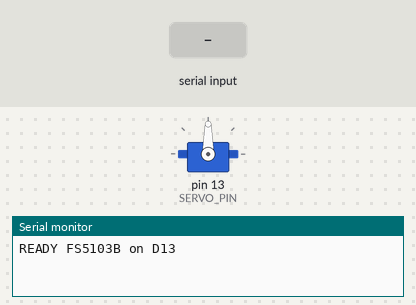
Simulated run of this sketch. Board: Arduino Uno, built with avr-gcc and run on an emulated ATmega328P. Shown: servo, the last lines printed to the serial monitor. The inputs (shaded band) are chosen by the test bench.

Above: at 1.2 s.
1.3 s: "p90\n" received over Serial
At 2.5 s:
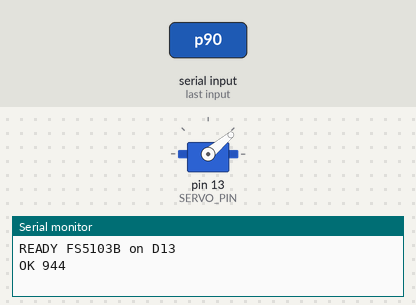
2.8 s: "p1500\n" received over Serial
At 3.6 s:
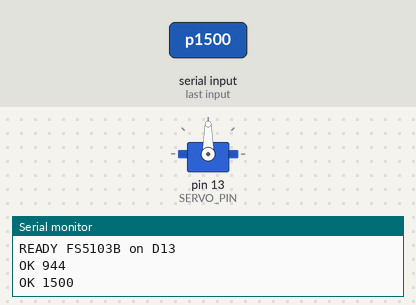
4.3 s: "P90\n" received over Serial
At 4.8 s:
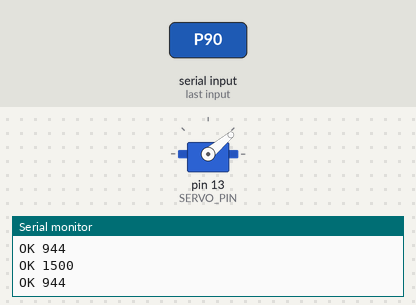
Timing chart, 0 to 7.3 s (numbered marks = the images above; inputs shaded):
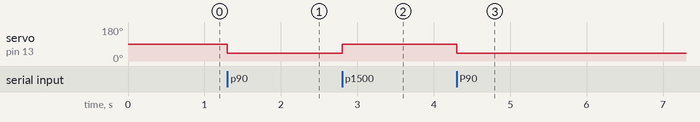

Measured:
- after the input at 1.3 s, servo on pin 13 (SERVO_PIN): 90° → 40° at once
- after the input at 2.8 s, servo on pin 13 (SERVO_PIN): 40° → 90° at once
- after the input at 4.3 s, servo on pin 13 (SERVO_PIN): 90° → 40° at once

The sketch:

servo_fs5103b.ino
```cpp
// FS5103B サーボをシリアルコマンドで制御する (Arduino Uno, 信号線 = D13)
//
// シリアル: 115200bps, 改行区切り
//   <数値>      角度[deg] (0-180) を指定      例: "90"
//   p<数値>     パルス幅[us] (500-2500) を直接指定  例: "p1500"
//   ?           現在のパルス幅を返す
// 応答: "OK <パルス幅us>" / "ERR <理由>"

#include <Servo.h>

// === Steering settings ===
const uint8_t SERVO_PIN = 13;
const int PULSE_MIN_US = 500;   // FS5103B: 500us = 0deg
const int PULSE_MAX_US = 2500;  //          2500us = 180deg
const int INIT_ANGLE = 90;

const int ANGLE_MIN = 40;
const int ANGLE_MAX = 130;
// 40° → 944us, 130° → 1944us
const int LIMIT_MIN_US = PULSE_MIN_US + (long)(PULSE_MAX_US - PULSE_MIN_US) * ANGLE_MIN / 180;
const int LIMIT_MAX_US = PULSE_MIN_US + (long)(PULSE_MAX_US - PULSE_MIN_US) * ANGLE_MAX / 180;


Servo servo;
String line;

void writePulse(int us) {
  us = constrain(us, LIMIT_MIN_US, LIMIT_MAX_US);
  servo.writeMicroseconds(us);
  Serial.print("OK ");
  Serial.println(us);
}

void handle(String cmd) {
  cmd.trim(); // 前後の空白文字を削除
  if (cmd.length() == 0) return;

  if (cmd == "?") {
    Serial.print("OK ");
    Serial.println(servo.readMicroseconds());
    return;
  }

  bool pulseMode = (cmd[0] == 'p' || cmd[0] == 'P');
  String num = pulseMode ? cmd.substring(1) : cmd; // pulseMode=Falseでnum=cmd
  for (unsigned int i = 0; i < num.length(); i++) {
    if (!isDigit(num[i])) {
      Serial.println("ERR invalid number");
      return;
    }
  }
  long v = num.toInt();

  if (pulseMode) {
    writePulse(v);
  } else if (v < ANGLE_MIN || v > ANGLE_MAX) {
    Serial.println("ERR angle out of range (40-130)");
  } else {
    writePulse(map(v, 0, 180, PULSE_MIN_US, PULSE_MAX_US));
  }
}

void setup() {
  Serial.begin(115200);

  servo.attach(SERVO_PIN, PULSE_MIN_US, PULSE_MAX_US);
  servo.writeMicroseconds(map(INIT_ANGLE, 0, 180, PULSE_MIN_US, PULSE_MAX_US));
  Serial.println("READY FS5103B on D13");
}

void loop() {
  while (Serial.available()) {
    char c = Serial.read(); // read one character
    if (c == '\n' || c == '\r') {
      handle(line);
      line = "";
    } else if (line.length() < 16) {
      line += c;
    }
  }
}
```
